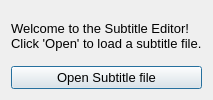
<?xml version="1.0" encoding="UTF-8"?>
<ui version="4.0">
 <class>Dialog</class>
 <widget class="QDialog" name="Dialog">
  <property name="windowModality">
   <enum>Qt::NonModal</enum>
  </property>
  <property name="geometry">
   <rect>
    <x>0</x>
    <y>0</y>
    <width>208</width>
    <height>100</height>
   </rect>
  </property>
  <property name="font">
   <font>
    <pointsize>10</pointsize>
   </font>
  </property>
  <property name="windowTitle">
   <string>Subtitle Editor</string>
  </property>
  <property name="whatsThis">
   <string>&lt;html&gt;&lt;head/&gt;&lt;body&gt;&lt;p&gt;&lt;br/&gt;&lt;/p&gt;&lt;/body&gt;&lt;/html&gt;</string>
  </property>
  <property name="inputMethodHints">
   <set>Qt::ImhNone</set>
  </property>
  <property name="sizeGripEnabled">
   <bool>false</bool>
  </property>
  <property name="modal">
   <bool>false</bool>
  </property>
  <layout class="QGridLayout" name="gridLayout">
   <item row="0" column="0" alignment="Qt::AlignHCenter">
    <widget class="QLabel" name="intro_label">
     <property name="font">
      <font>
       <pointsize>10</pointsize>
      </font>
     </property>
     <property name="text">
      <string>Welcome to the Subtitle Editor!
Click 'Open' to load a subtitle file.</string>
     </property>
    </widget>
   </item>
   <item row="1" column="0">
    <widget class="QPushButton" name="open_button">
     <property name="text">
      <string>Open Subtitle file</string>
     </property>
    </widget>
   </item>
  </layout>
 </widget>
 <resources/>
 <connections/>
</ui>
